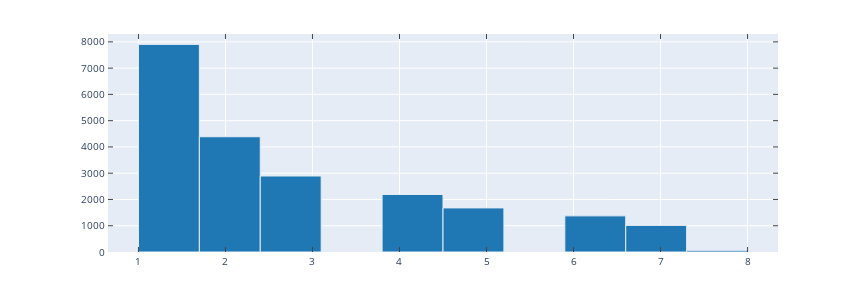

Notebook source saved alongside this figure:
### Markdown cell above
### Atletas por ano desde 2012

### Code cell
plt.rcParams['figure.figsize'] = [12, 4]
dt2012.anos.hist()

fig = plt.gcf() # "Get current figure"
#plt.show()
py.iplot_mpl(fig)

### Figure 1 — Plotly figure (JSON) as saved in the notebook; plotly's stock layout.template omitted (floating-point values rounded to 4 significant figures)
{"data": [{"marker": {"color": "#1F77B4", "line": {"width": 1}}, "opacity": 1, "orientation": "v", "type": "bar", "x": [1.35, 2.05, 2.75, 3.45, 4.15, 4.85, 5.55, 6.25, 6.95, 7.65], "xaxis": "x", "y": [7904, 4388, 2893, 0, 2190, 1679, 0, 1376, 1013, 65], "yaxis": "y"}], "layout": {"autosize": false, "bargap": 0, "height": 288, "hovermode": "closest", "margin": {"b": 36, "l": 108, "pad": 0, "r": 86, "t": 34}, "showlegend": false, "width": 864, "xaxis": {"anchor": "y", "domain": [0, 1], "mirror": "ticks", "nticks": 10, "range": [0.65, 8.35], "showgrid": true, "showline": true, "side": "bottom", "tickfont": {"size": 10}, "ticks": "inside", "type": "linear", "zeroline": false}, "yaxis": {"anchor": "x", "domain": [0, 1], "mirror": "ticks", "nticks": 10, "range": [0, 8299.0], "showgrid": true, "showline": true, "side": "left", "tickfont": {"size": 10}, "ticks": "inside", "type": "linear", "zeroline": false}}}
